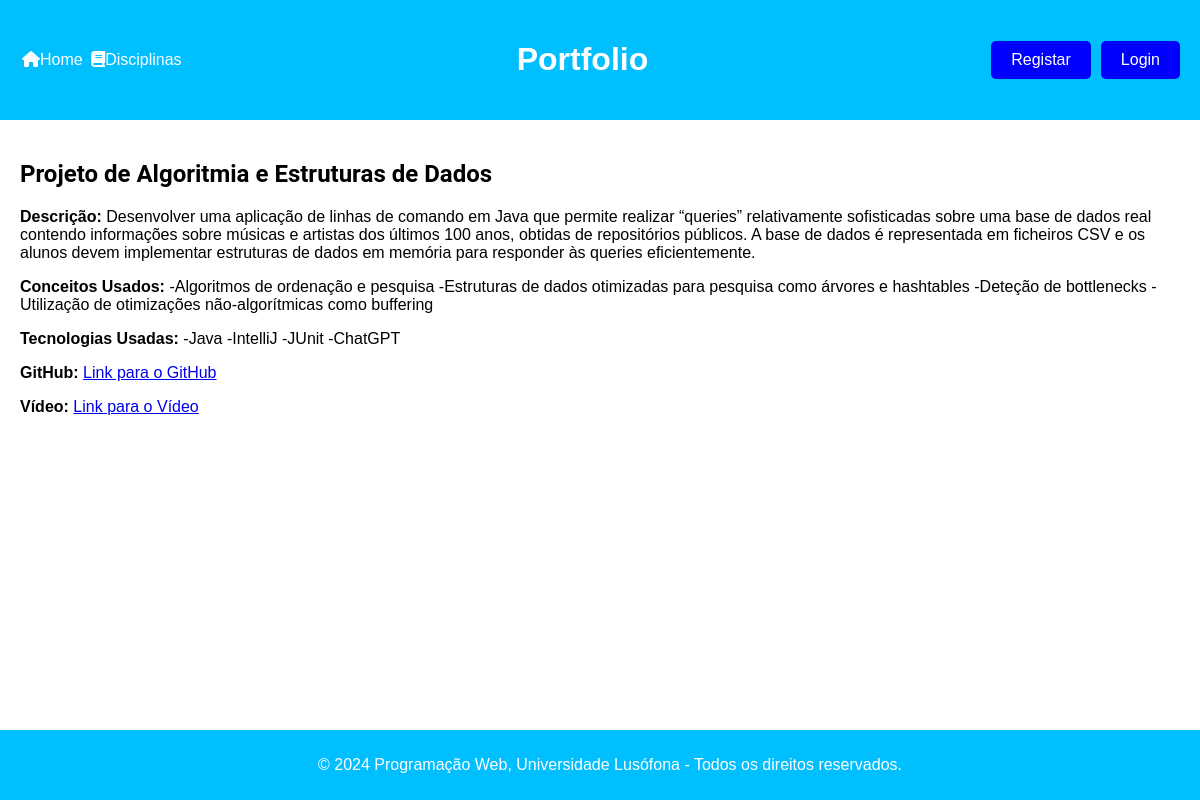
Screenshot of /curso/projeto/2/ with the database file from the repository.
### curso/models.py (models this page shows, shortened)
class Projeto(models.Model):
    disciplina = models.OneToOneField(Disciplina, on_delete=models.CASCADE)
    descricao = models.TextField()
    conceitos_usados = models.TextField()
    tecnologias_usadas = models.TextField()
    imagem = models.ImageField(upload_to='imagens/')
    video = models.URLField()
    github = models.URLField()

class Disciplina(models.Model):
    nome = models.CharField(max_length=255)
    ano = models.IntegerField()
    semestre = models.CharField(max_length=20)
    ects = models.IntegerField()
    curricular = models.CharField(max_length=20)
    area_cientifica = models.ForeignKey(AreaCientifica, on_delete=models.CASCADE)
    curso = models.ForeignKey(Curso, on_delete=models.CASCADE)

### curso/views.py (the view)
# urls.py: path('projeto/<int:projeto_id>/', views.projeto_detail_view, name='projeto'),
def projeto_detail_view(request, projeto_id):
    try:
        projeto = Projeto.objects.get(id=projeto_id)
        return render(request, 'curso/projeto.html', {'projeto': projeto})
    except Projeto.DoesNotExist:
        raise Http404("Projeto não encontrado")

### curso/templates/curso/projeto.html (shortened to what this page needs)
{% extends "curso/layout.html" %}
{% block content %}
{% load static %}
<link rel="stylesheet" type="text/css" href="{% static 'curso/estilos.css' %}">
<div class="projeto-detail-container">
    <h2>Projeto de {{ projeto.disciplina.nome }}</h2>
    <p><strong>Descrição:</strong> {{ projeto.descricao }}</p>
    <p><strong>Conceitos Usados:</strong> {{ projeto.conceitos_usados }}</p>
    <p><strong>Tecnologias Usadas:</strong> {{ projeto.tecnologias_usadas }}</p>
    <p>
        <strong>GitHub:</strong>
        <a href="{{ projeto.github }}" target="_blank">Link para o GitHub</a>
    </p>
    <p>
        <strong>Vídeo:</strong>
        <a href="{{ projeto.video }}" target="_blank">Link para o Vídeo</a>
    </p>
</div>
{% endblock %}

### curso/static/curso/estilos.css (style rules this page uses)
body { font-family: "Copperplate Gothic", sans-serif; margin: 0; padding: 0; }
h2 { font-family: 'Roboto', sans-serif; font-weight: bold; }

### rows the page displays
Projeto: disciplina.nome "Algoritmia e Estruturas de Dados", descricao "Desenvolver uma aplicação de linhas de comando em Java que permite realizar “queries” relativamente sofisticadas sobre uma base de dados real contendo informações sobre músicas e artistas dos últimos 100 anos, obtidas de repositórios públicos. A base de dados é representada em ficheiros CSV e os alunos devem implementar estruturas de dados em memória para responder às queries eficientemente.", conceitos_usados "-Algoritmos de ordenação e pesquisa -Estruturas de dados otimizadas para pesquisa como árvores e hashtables -Deteção de bottlenecks -Utilização de otimizações não-algorítmicas como buffering", tecnologias_usadas "-Java -IntelliJ -JUnit -ChatGPT"
